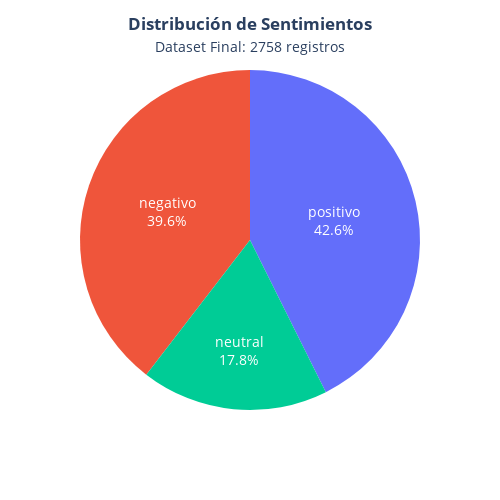

The notebook cell this image was saved under:
### Markdown cell above
#### **Visualización de la distribución de Sentimientos**

### Code cell
# Grafica de pastel con Plotly

valores = df_final['Sentimiento_Final'].value_counts().reset_index()
valores.columns = ['sentimientos', 'Cantidad']
fig1 = px.pie(
    names = valores.sentimientos,
    values = valores.Cantidad,
)

fig1.update_traces(textposition='inside', textinfo='label+percent',  insidetextfont=dict(color = 'white', size=14)
)

fig1.update_layout(
    title_text=f'<b>Distribución de Sentimientos</b><br><span style="font-size:14px">Dataset Final: {total_registros} registros</span>',
    title_x=0.5,
    width=500,
    height=500,
    showlegend=False,
)

fig1.show()

### Figure 1 — Plotly figure (JSON) as saved in the notebook; plotly's stock layout.template omitted (floating-point values rounded to 4 significant figures)
{"data": [{"domain": {"x": [0, 1], "y": [0, 1]}, "hovertemplate": "label=%{label}<br>value=%{value}<extra></extra>", "insidetextfont": {"color": "white", "size": 14}, "labels": ["positivo", "negativo", "neutral"], "legendgroup": "", "name": "", "showlegend": true, "textinfo": "label+percent", "textposition": "inside", "type": "pie", "values": [1176, 1091, 491]}], "layout": {"height": 500, "legend": {"tracegroupgap": 0}, "margin": {"t": 60}, "showlegend": false, "title": {"text": "<b>Distribución de Sentimientos</b><br><span style=\"font-size:14px\">Dataset Final: 2758 registros</span>", "x": 0.5}, "width": 500}}
